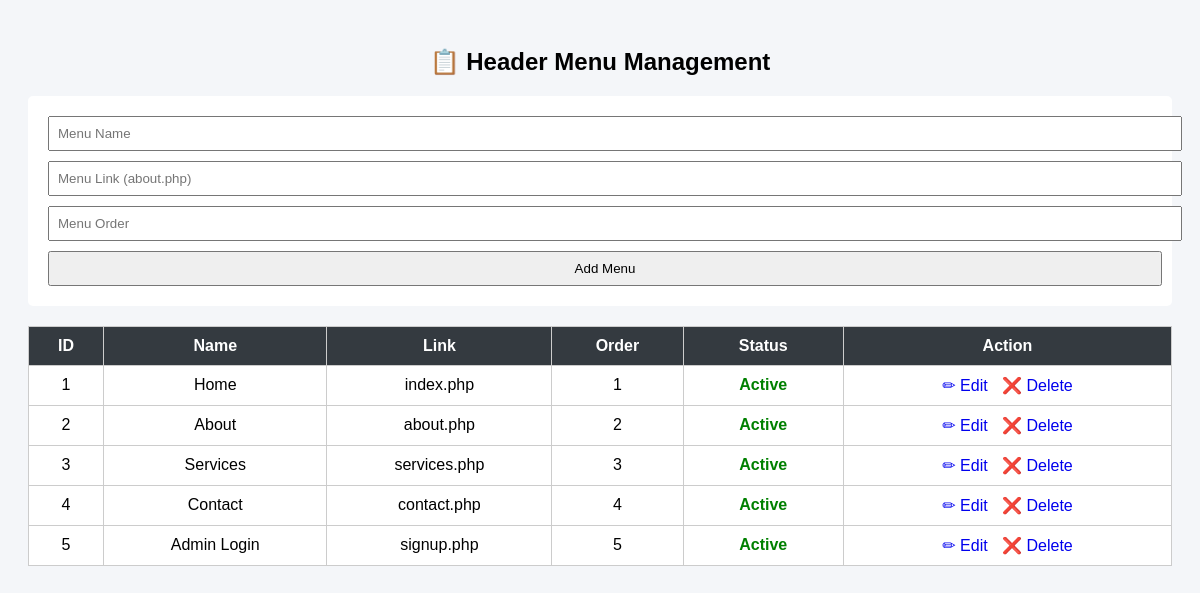
Page /manage_header.php on the earlier database version.
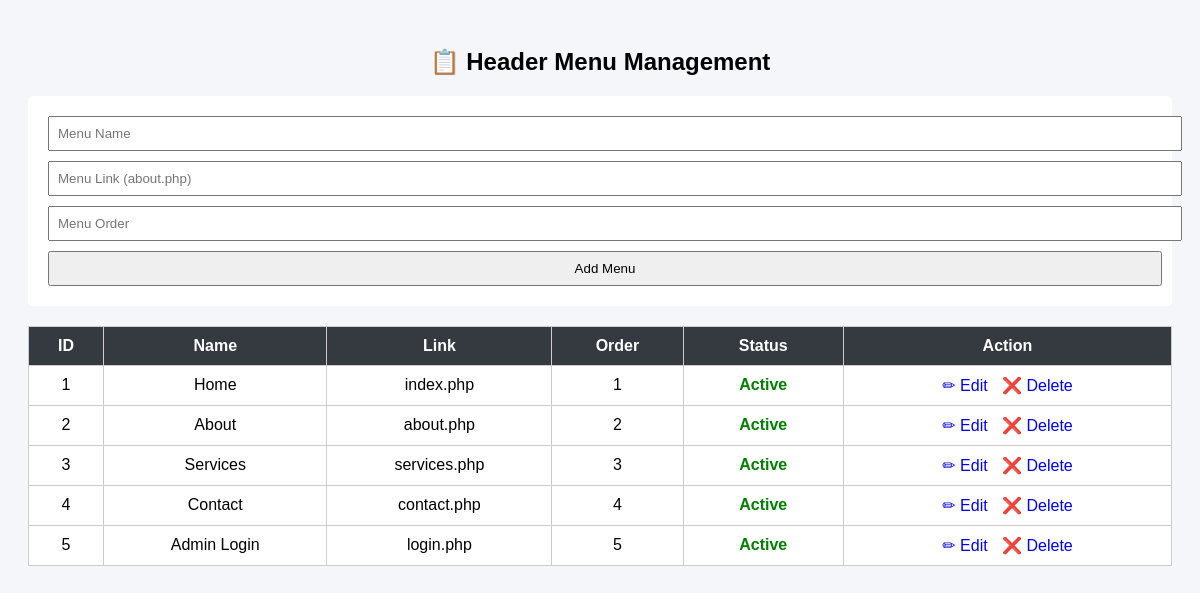
Same page on the later database version.
### tables this page shows
CREATE TABLE `header_menu` (
  `id` int(11) NOT NULL,
  `menu_name` varchar(100) NOT NULL,
  `menu_link` varchar(150) NOT NULL,
  `menu_order` int(11) DEFAULT 0,
  `status` tinyint(1) DEFAULT 1
);

### manage_header.php (the view, shortened to what this page needs)
<?php
include 'conn.php';
$editData = null;
?>
<!DOCTYPE html>
<html>
<head>
</head>
<body>
<h2>📋 Header Menu Management</h2>
<form method="post">
    <input type="text" name="menu_name" placeholder="Menu Name"
           value="<?= $editData['menu_name'] ?? '' ?>" required>
    <input type="text" name="menu_link" placeholder="Menu Link (about.php)"
           value="<?= $editData['menu_link'] ?? '' ?>" required>
    <input type="number" name="menu_order" placeholder="Menu Order"
           value="<?= $editData['menu_order'] ?? '' ?>" required>
    <button name="save">
        <?= $editData ? 'Update Menu' : 'Add Menu' ?>
    </button>
</form>
<table>
<tr>
    <th>ID</th>
    <th>Name</th>
    <th>Link</th>
    <th>Order</th>
    <th>Status</th>
    <th>Action</th>
</tr>
<?php
$res = mysqli_query($conn, "SELECT * FROM header_menu ORDER BY menu_order ASC");
while ($row = mysqli_fetch_assoc($res)) {
?>
<tr>
    <td><?= $row['id'] ?></td>
    <td><?= htmlspecialchars($row['menu_name']) ?></td>
    <td><?= $row['menu_link'] ?></td>
    <td><?= $row['menu_order'] ?></td>
    <td>
        <?php if ($row['status'] == 1) { ?>
            <a class="active"
               href="?id=<?= $row['id'] ?>&status=0">Active</a>
        <?php } else { ?>
            <a class="inactive"
               href="?id=<?= $row['id'] ?>&status=1">Inactive</a>
        <?php } ?>
    </td>
    <td>
        <a href="?edit=<?= $row['id'] ?>">✏ Edit</a>
        <a href="?delete=<?= $row['id'] ?>"
           onclick="return confirm('Delete this menu?')">❌ Delete</a>
    </td>
</tr>
<?php } ?>
</table>
</body>
</html>

Differences in the rows shown:
changed header_menu "Admin Login": menu_link "signup.php" → "login.php"
